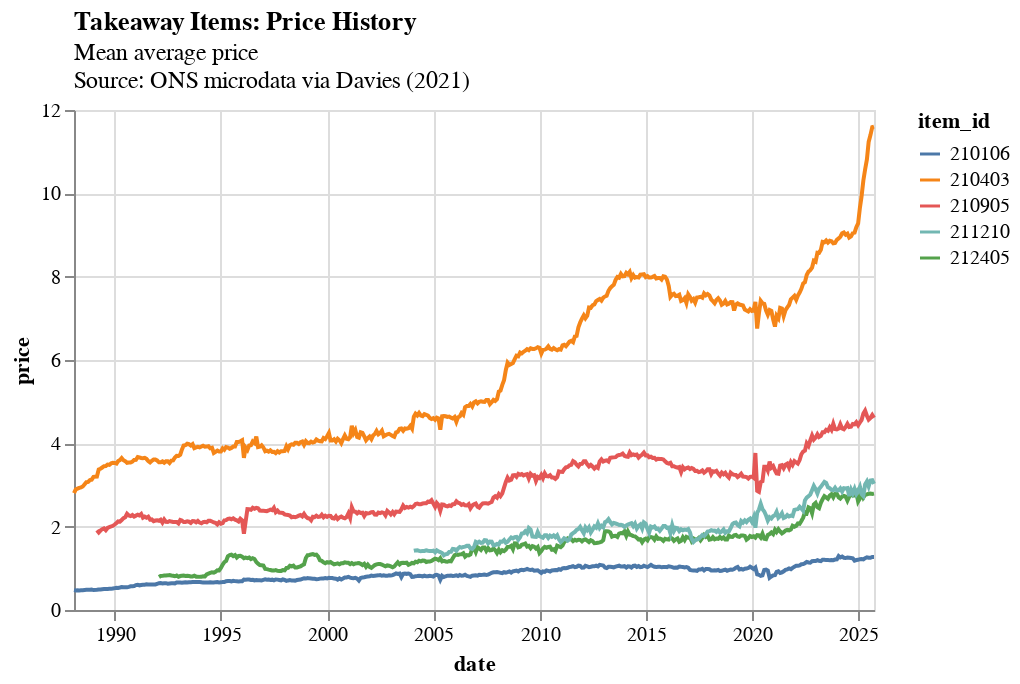

Notebook code for this chart:
### Markdown cell above
**Visualise**

### Code cell
alt.Chart(takeaway_price_stats).mark_line().encode(
    x=alt.X("date:T"),
    y=alt.Y("price"),
    color=alt.Color("item_id:N")
).properties(
    width=400,
    height=250,
    title=alt.TitleParams(
        text="Takeaway Items: Price History",
        subtitle=["Mean average price", "Source: ONS microdata via Davies (2021)"],
        anchor="start",
        frame='group'
    )
)

### Figure 1 — Vega-Lite specification as saved in the notebook (floating-point values rounded to 4 significant figures; data arrays with more than 128 entries replaced by an {"elided": "..."} marker saying what was removed)
{"config": {"view": {"continuousWidth": 300, "continuousHeight": 300}}, "data": {"name": "data-cee76901e065b47c2acd2cfb08aeb7b2"}, "mark": {"type": "line"}, "encoding": {"color": {"field": "item_id", "type": "nominal"}, "x": {"field": "date", "type": "temporal"}, "y": {"field": "price", "type": "quantitative"}}, "height": 250, "title": {"text": "Takeaway Items: Price History", "anchor": "start", "frame": "group", "subtitle": ["Mean average price", "Source: ONS microdata via Davies (2021)"]}, "width": 400, "$schema": "https://vega.github.io/schema/vega-lite/v5.8.0.json", "datasets": {"data-cee76901e065b47c2acd2cfb08aeb7b2": {"elided": "2008 records"}}}
